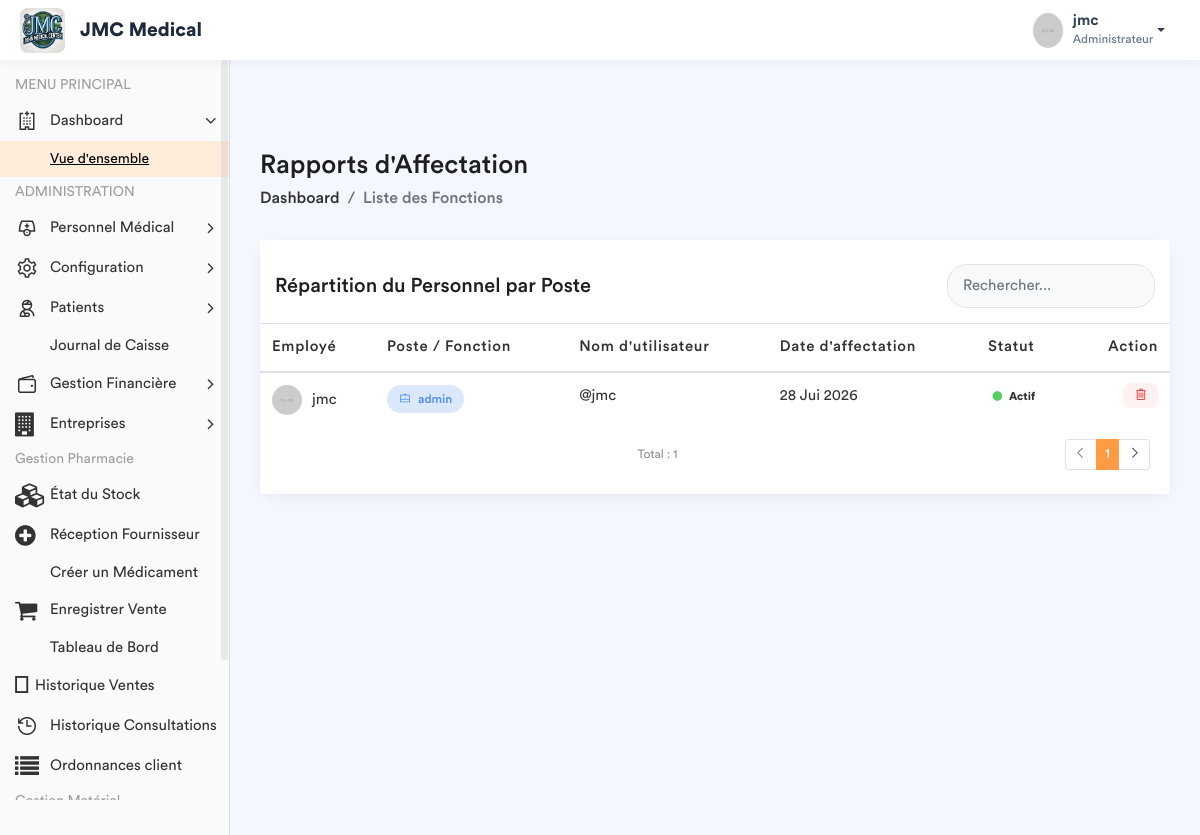
/employe-poste/ (signed in), run on an earlier commit of the app's database.
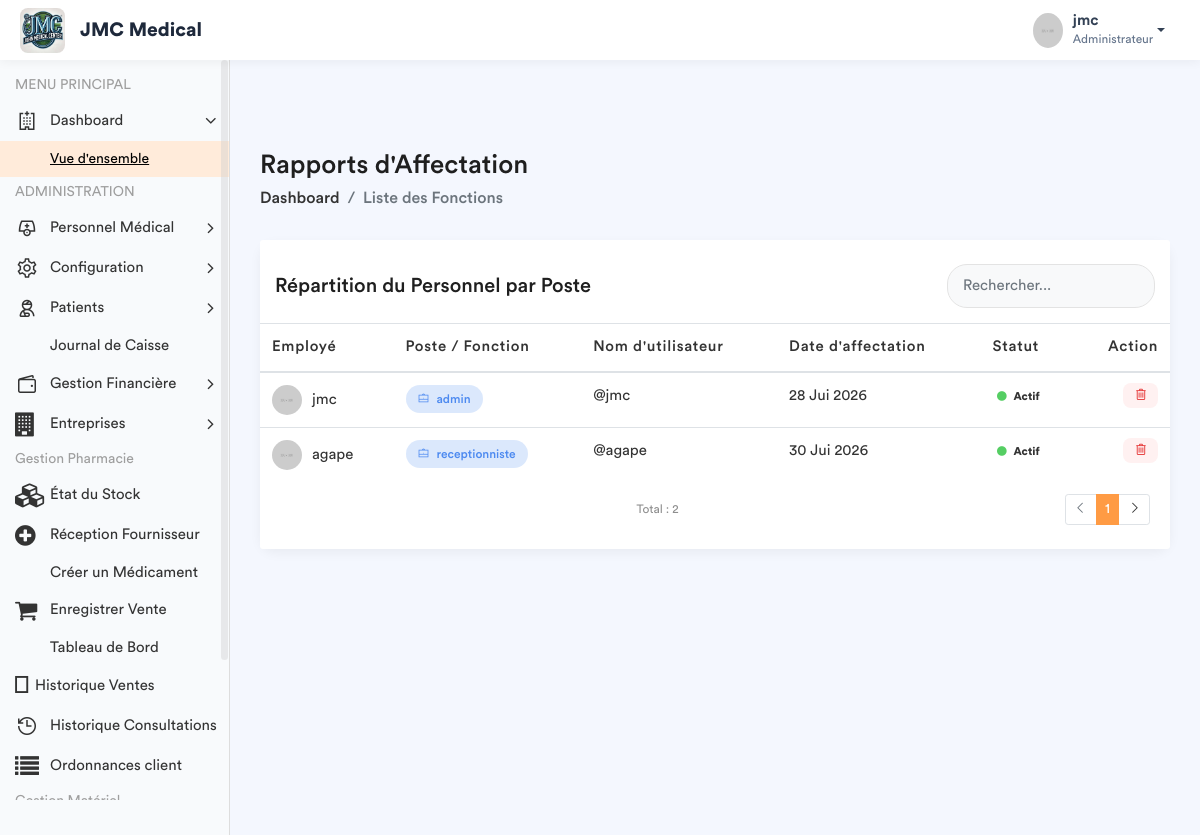
And on a later commit of the database.
### app/models.py (models this page shows, shortened)
class Fonction(models.Model):
    fonctionKey = models.ForeignKey(Role, on_delete=models.SET_NULL, null=True)
    userKey = models.ForeignKey(User, on_delete=models.SET_NULL, null=True, related_name='user_fonction')
    autorisation = models.CharField(max_length=30, default='oui')
    hopital = models.ForeignKey(Hopital , on_delete=models.SET_NULL, null = True , related_name= 'hopital_fonction')

class Role(models.Model):
    roleName = models.CharField(max_length=30)

### app/views.py (the view)
# urls.py: path('employe-poste/', views.liste_employe_poste, name='liste_employe_poste'),
@login_required
def liste_employe_poste(request):
    role_user = Fonction.objects.filter(userKey=request.user).first()
    fonctionKey = role_user.fonctionKey.roleName if role_user else None
    liste_postes = Fonction.objects.all().select_related('userKey', 'fonctionKey')
    context = {
        'liste_postes': liste_postes,
        'fonctionKey': fonctionKey,
    }
    return render(request, 'back-end/liste_fonctions.html', context)

### app/templates/back-end/liste_fonctions.html (shortened to what this page needs)
<!DOCTYPE html>
{% load static %}
<html lang="fr">
    <head>
        {% include 'back-end/includes/css.html'%}
    </head>
    <body>
        <div class="main-wrapper">
            {% include 'back-end/includes/header.html'%}
            {% include 'back-end/includes/sidebar.html'%}
            <div class="page-wrapper">
                <div class="content container-fluid">
                    <div class="page-header">
                        <div class="row align-items-center">
                            <div class="col">
                                <h3 class="page-title">Rapports d'Affectation</h3>
                                <ul class="breadcrumb">
                                    <li class="breadcrumb-item"><a href="{% url 'dashboard' %}">Dashboard</a></li>
                                    <li class="breadcrumb-item active">Liste des Fonctions</li>
                                </ul>
                            </div>
                        </div>
                    </div>
                    <div class="row">
                        <div class="col-md-12">
                            <div class="card card-table">
                                <div class="card-header bg-white border-0 pt-4">
                                    <div class="row align-items-center">
                                        <div class="col">
                                            <h4 class="card-title mb-0">Répartition du Personnel par Poste</h4>
                                        </div>
                                        <div class="col-auto">
                                            <div class="search-box-container">
                                                <input type="text" id="searchInput" class="form-control" placeholder="Rechercher...">
                                            </div>
                                        </div>
                                    </div>
                                </div>
                                <div class="card-body">
                                    <div class="table-responsive">
                                        <table class="table table-hover table-center mb-0">
                                            <thead>
                                                <tr>
                                                    <th>Employé</th>
                                                    <th>Poste / Fonction</th>
                                                    <th>Nom d'utilisateur</th>
                                                    <th>Date d'affectation</th>
                                                    <th>Statut</th>
                                                    <th class="text-right">Action</th>
                                                </tr>
                                            </thead>
                                            <tbody id="tableBody">
                                                {% for poste in liste_postes %}
                                                <tr>
                                                    <td>
                                                        <h2 class="table-avatar">
                                                            <img src="/static/back-end/assets/img/profiles/avatar-01.jpg" alt="">
                                                            {{ poste.userKey.get_full_name|default:poste.userKey.username }}
                                                        </h2>
                                                    </td>
                                                    <td>
                                                        <span class="badge bg-inverse-primary badge-role">
                                                            <i class="la la-briefcase mr-1"></i> {{ poste.fonctionKey.roleName }}
                                                        </span>
                                                    </td>
                                                    <td>@{{ poste.userKey.username }}</td>
                                                    <td>{{ poste.userKey.date_joined|date:"d M Y" }}</td>
                                                    <td>
                                                        {% if poste.userKey.is_active %}
                                                            <span class="badge badge-success-border"><i class="fa fa-circle text-success mr-1"></i> Actif</span>
                                                        {% else %}
                                                            <span class="badge badge-danger-border"><i class="fa fa-circle text-danger mr-1"></i> Inactif</span>
                                                        {% endif %}
                                                    </td>
                                                    <td class="text-right">
                                                        <a href="{% url 'supprimer_poste' poste.id %}"
                                                           class="btn-delete"
                                                           onclick="return confirm('Êtes-vous sûr de vouloir supprimer cette affectation ?');"
                                                           title="Supprimer l'affectation">
                                                            <i class="la la-trash-alt"></i>
                                                        </a>
                                                    </td>
                                                </tr>
                                                {% empty %}
                                                <tr>
                                                    <td colspan="6" class="text-center text-muted py-4">
                                                        Aucune affectation enregistrée.
                                                    </td>
                                                </tr>
                                                {% endfor %}
                                            </tbody>
                                        </table>
                                    </div>
                                </div>
                                <div class="card-footer bg-white border-0 pb-4">
                                    <div class="row align-items-center">
                                        <div class="col">
                                            <small class="text-muted">Total : {{ liste_postes|length }}</small>
                                        </div>
                                        <div class="col-auto">
                                            <ul class="pagination pagination-sm mb-0">
                                                <li class="page-item disabled"><a class="page-link" href="#"><i class="la la-angle-left"></i></a></li>
                                                <li class="page-item active"><a class="page-link" href="#">1</a></li>
                                                <li class="page-item"><a class="page-link" href="#"><i class="la la-angle-right"></i></a></li>
                                            </ul>
                                        </div>
                                    </div>
                                </div>
                            </div>
                        </div>
                    </div>
                </div>
            </div>
        </div>
    </body>
</html>

### app/templates/back-end/includes/css.html (shortened to what this page needs)
{% load static %}
        <link rel="stylesheet" href="{% static 'back-end/assets/css/bootstrap.min.css'%}">
        <link rel="stylesheet" href="{% static 'back-end/assets/css/font-awesome.min.css'%}">
        <link rel="stylesheet" href="{% static 'back-end/assets/css/line-awesome.min.css'%}">
		<link rel="stylesheet" href="{% static 'back-end/assets/plugins/morris/morris.css'%}">
        <link rel="stylesheet" href="{% static 'back-end/assets/css/style.css'%}">
		<link rel="stylesheet" href="{% static 'back-end/assets/css/dataTables.bootstrap4.min.css'%}">
		<link rel="stylesheet" href="{% static 'back-end/assets/css/select2.min.css'%}">
		<link rel="stylesheet" href="{% static 'back-end/assets/css/bootstrap-datetimepicker.min.css'%}">

### app/templates/back-end/includes/header.html (shortened to what this page needs)
{% load static %}
<header class="header-modern" style="background: #ffffff; height: 60px; box-shadow: 0 2px 10px rgba(0,0,0,0.05); display: flex; align-items: center; padding: 0 20px; position: relative; z-index: 1060;">
    <div class="header-left" style="display: flex; align-items: center;">
        <a href="{% url 'home' %}" class="logo">
            <img src="{% static 'front-end/assets/img/dr/jmc.jpeg' %}" width="45" height="45" alt="Moyanoli" style="border-radius: 8px;">
        </a>
        <span style="font-weight: 700; font-size: 1.2rem; margin-left: 15px; color: #1e293b;">JMC Medical</span>
    </div>
    <ul class="nav user-menu" style="list-style: none; display: flex; align-items: center; margin-left: auto;">
        <li class="nav-item dropdown has-arrow main-drop">
            <a href="#" class="dropdown-toggle nav-link" data-toggle="dropdown" style="display: flex; align-items: center; color: #334155; text-decoration: none;">
                <span class="user-img" style="margin-right: 10px;">
                    <img src="{% static 'back-end/assets/img/profiles/avatar-21.jpg' %}" width="35" height="35" alt="User" style="border-radius: 50%;">
                </span>
                <div style="line-height: 1.2;">
                    <span style="font-weight: 600; display: block;">{{ user.username }}</span>
                    <span style="font-size: 0.75rem; color: #64748b;">Administrateur</span>
                </div>
            </a>
        </li>
    </ul>
</header>

### app/templates/back-end/includes/sidebar.html (shortened to what this page needs)
<div class="sidebar" id="sidebar" style="background-color: #f8fafc;">
    <div class="sidebar-inner slimscroll">
        <div id="sidebar-menu" class="sidebar-menu">
            <ul>
                <li class="menu-title"> <span>MENU PRINCIPAL</span> </li>
                <li class="submenu">
                    <a href="#"><i class="la la-hospital"></i> <span> Dashboard</span> <span class="menu-arrow"></span></a>
                    <ul style="display: none;">
                        <li><a class="active" href="{% url 'dashboard' %}">Vue d'ensemble</a></li>
                    </ul>
                </li>
                {% if fonctionKey == 'admin' or fonctionKey == 'gestionnaire' %}
                    <li class="menu-title"> <span>ADMINISTRATION</span> </li>
                    <li class="submenu">
                        <a href="#"><i class="la la-user-md"></i> <span> Personnel Médical</span> <span class="menu-arrow"></span></a>
                    </li>
                    <li class="submenu">
                        <a href="#"><i class="la la-cog"></i> <span> Configuration </span> <span class="menu-arrow"></span></a>
                    </li>
                    <li class="submenu">
                        <a href="#"><i class="la la-user-injured"></i> <span> Patients </span> <span class="menu-arrow"></span></a>
                    </li>
                    <li><a href="{% url 'dashboard_finance' %}"> <span>Journal de Caisse</span></a></li>
                    <li class="submenu">
                        <a href="#"><i class="la la-wallet"></i> <span> Gestion Financière </span> <span class="menu-arrow"></span></a>
                    </li>
                    <li class="submenu">
                        <a href="#"><i class="fa fa-building"></i> <span> Entreprises</span> <span class="menu-arrow"></span></a>
                    </li>
                    <li class="menu-title"><span>Gestion Pharmacie</span></li>
<li>
    <a href="{% url 'gestion_pharmacie' %}">
        <i class="fa fa-cubes"></i> <span>État du Stock</span>
    </a>
</li>
<li>
    <a href="{% url 'ajouter_lot' %}">
        <i class="fa fa-plus-circle"></i> <span>Réception Fournisseur</span>
    </a>
</li>
<li>
    <a href="{% url 'ajouter_produit' %}">
         <span>Créer un Médicament</span>
    </a>
</li>
<li class="nav-item">
    <a href="{% url 'enregistrer_vente' %}" class="nav-link">
        <i class="fa fa-shopping-cart"></i> <span>Enregistrer Vente</span>
    </a>
</li>
<li>
    <a href="{% url 'dashboard_ventes' %}">
        <span>Tableau de Bord</span>
    </a>
</li>
<li class="nav-item">
        <a class="nav-link" href="{% url 'liste_ventes' %}">
            <i class="fas fa-history me-2"></i> Historique Ventes
        </a>
    </li>
    <li><a href="{% url 'liste_consultations' %}"><i class="la la-history"></i> <span>Historique Consultations</span></a></li>
             <li>
    <a href="{% url 'liste_ordonnances_externes_client' %}">
        <i class="fa fa-list"></i> <span>Ordonnances client</span>
    </a>
</li>
<li class="menu-title">
    <span>Gestion Matériel</span>
</li>
                {% endif %}
            </ul>
        </div>
    </div>
</div>

### app/templates/back-end/includes/js.html (shortened to what this page needs)
{% load static %}

### app/templates/back-end/liste_fonctions.html (style rules this page uses)
.page-wrapper { background-color: #f4f7fe; }
.card-table { border: none; border-radius: 15px; box-shadow: 0 4px 12px rgba(0,0,0,0.05); }
.badge-role { padding: 8px 12px; border-radius: 20px; font-weight: 500; font-size: 12px; }
.table-avatar img { width: 30px; height: 30px; border-radius: 50%; margin-right: 10px; }
.search-box-container { max-width: 300px; }
.search-box-container .form-control { border-radius: 20px; padding-left: 15px; background-color: #f8f9fa; border: 1px solid #e3e3e3; }
.btn-delete { color: #e63c3c; background: #fff1f1; border: none; padding: 5px 10px; border-radius: 8px; transition: all 0.3s; }

What changed in the data, as far as the page shows it:
added Fonction: userKey.get_full_name "agape", fonctionKey.roleName "receptionniste", userKey.username "agape", userKey.date_joined "30 Jui 2026", shows "Actif"
Also different on the page:
{{ liste_postes|length }}: "1" → "2"
